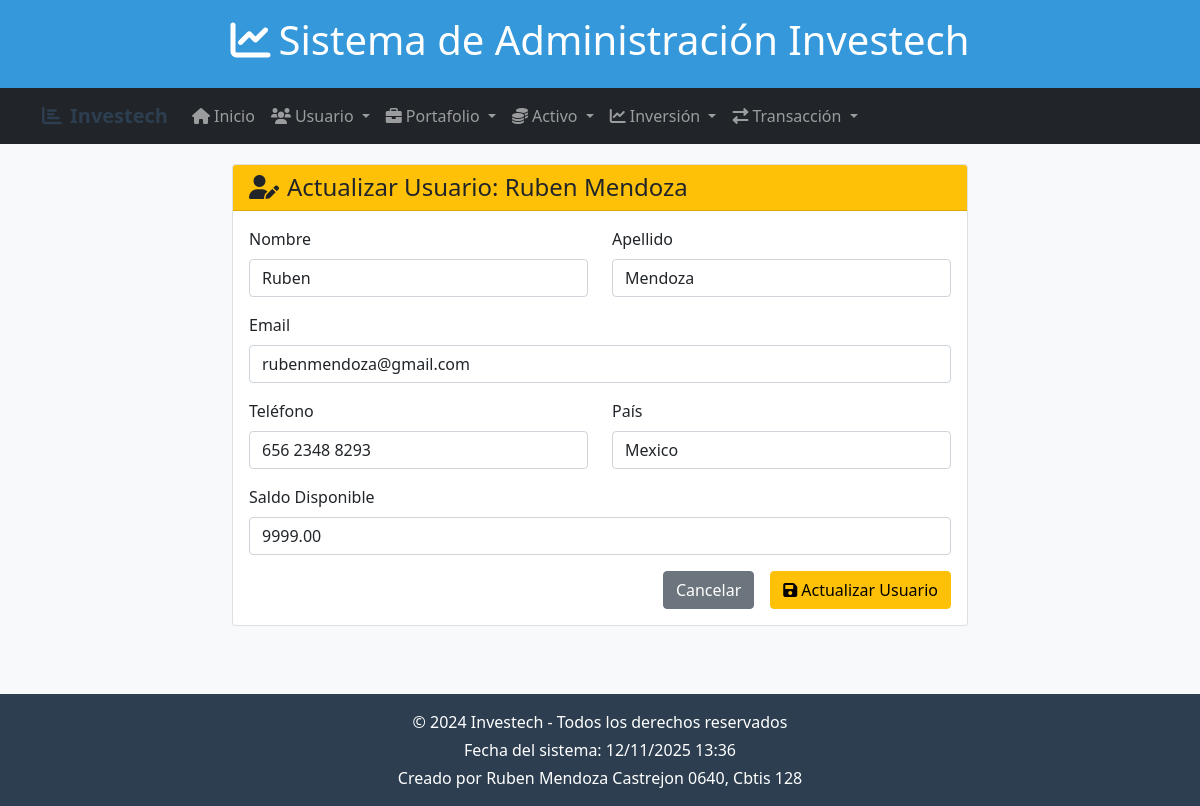
/usuarios/actualizar/1/, run on the app's committed database.
### app_investech/models.py (models this page shows, shortened)
class Usuario(models.Model):
    nombre = models.CharField(max_length=100)
    apellido = models.CharField(max_length=100)
    email = models.EmailField(unique=True)
    telefono = models.CharField(max_length=20, blank=True, null=True)
    fecha_registro = models.DateTimeField(auto_now_add=True)
    pais = models.CharField(max_length=50)
    saldo_disponible = models.DecimalField(max_digits=12, decimal_places=2, default=0.00)

### app_investech/views.py (the view)
# urls.py: path('usuarios/actualizar/<int:usuario_id>/', views.actualizar_usuario, name='actualizar_usuario'),
def actualizar_usuario(request, usuario_id):
    usuario = get_object_or_404(Usuario, id=usuario_id)
    return render(request, 'usuario/actualizar_usuario.html', {'usuario': usuario})

### app_investech/templates/usuario/actualizar_usuario.html (shortened to what this page needs)
{% extends 'base.html' %}
{% block content %}
<div class="row">
    <div class="col-md-8 mx-auto">
        <div class="card">
            <div class="card-header bg-warning text-dark">
                <h4 class="mb-0"><i class="fas fa-user-edit me-2"></i>Actualizar Usuario: {{ usuario.nombre }} {{ usuario.apellido }}</h4>
            </div>
            <div class="card-body">
                <form method="POST" action="{% url 'realizar_actualizacion_usuario' usuario.id %}">
                    <div class="row">
                        <div class="col-md-6 mb-3">
                            <label for="nombre" class="form-label">Nombre</label>
                            <input type="text" class="form-control" id="nombre" name="nombre" value="{{ usuario.nombre }}" required>
                        </div>
                        <div class="col-md-6 mb-3">
                            <label for="apellido" class="form-label">Apellido</label>
                            <input type="text" class="form-control" id="apellido" name="apellido" value="{{ usuario.apellido }}" required>
                        </div>
                    </div>
                    <div class="mb-3">
                        <label for="email" class="form-label">Email</label>
                        <input type="email" class="form-control" id="email" name="email" value="{{ usuario.email }}" required>
                    </div>
                    <div class="row">
                        <div class="col-md-6 mb-3">
                            <label for="telefono" class="form-label">Teléfono</label>
                            <input type="text" class="form-control" id="telefono" name="telefono" value="{{ usuario.telefono|default:'' }}">
                        </div>
                        <div class="col-md-6 mb-3">
                            <label for="pais" class="form-label">País</label>
                            <input type="text" class="form-control" id="pais" name="pais" value="{{ usuario.pais }}" required>
                        </div>
                    </div>
                    <div class="mb-3">
                        <label for="saldo_disponible" class="form-label">Saldo Disponible</label>
                        <input type="number" class="form-control" id="saldo_disponible" name="saldo_disponible" step="0.01" value="{{ usuario.saldo_disponible }}">
                    </div>
                    <div class="d-grid gap-2 d-md-flex justify-content-md-end">
                        <a href="{% url 'inicio_usuario' %}" class="btn btn-secondary me-md-2">Cancelar</a>
                        <button type="submit" class="btn btn-warning">
                            <i class="fas fa-save me-1"></i>Actualizar Usuario
                        </button>
                    </div>
                </form>
            </div>
        </div>
    </div>
</div>
{% endblock %}

### app_investech/templates/base.html (style rules this page uses)
body { background-color: #f8f9fa; min-height: 100vh; display: flex; flex-direction: column; }

### data on the page
Usuario: nombre "Ruben", apellido "Mendoza", email "rubenmendoza@gmail.com", telefono "656 2348 8293", pais "Mexico", saldo_disponible "9999.00"
